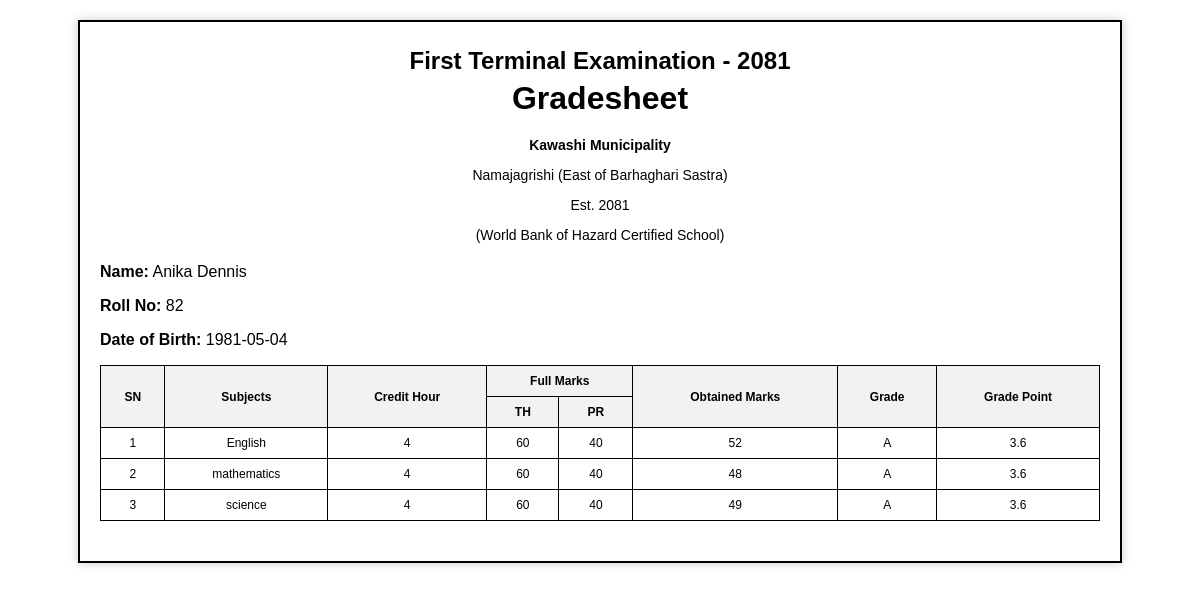
/q34/34marksheet.php?id=6, run on the app's committed database.
### tables this page shows
CREATE TABLE `students` (
  `id` int(11) NOT NULL,
  `name` varchar(255) NOT NULL,
  `course_id` int(11) NOT NULL,
  `fee` decimal(10,2) NOT NULL,
  `rollno` int(11) NOT NULL,
  `phone` varchar(10) NOT NULL,
  `address` text DEFAULT NULL,
  `dob` date NOT NULL,
  `status` tinyint(1) NOT NULL DEFAULT 0,
  `created_at` datetime DEFAULT current_timestamp(),
  `updated_at` datetime DEFAULT NULL ON UPDATE current_timestamp()
);

CREATE TABLE `marks` (
  `id` int(11) NOT NULL,
  `rollno` int(11) DEFAULT NULL,
  `english` int(11) DEFAULT NULL,
  `science` int(11) DEFAULT NULL,
  `mathematics` int(11) DEFAULT NULL
);

### q34/34marksheet.php (the view, shortened to what this page needs)
<!DOCTYPE html>
<html lang="en">
<head>
</head>
<body>
    <?php
    if(isset($_GET['id'])) {
        $student_id = $_GET['id'];
        $conn = new mysqli('localhost', 'root', '', 'q33');
        $student_query = "SELECT * FROM students WHERE id = $student_id";
        $student_result = mysqli_query($conn, $student_query);
        $student = mysqli_fetch_assoc($student_result);
        $marks_query = "SELECT * FROM marks WHERE rollno = $student_id";
        $marks_result = mysqli_query($conn, $marks_query);
        $marks = mysqli_fetch_assoc($marks_result);
        function grade($marks) {
            $total_marks = $marks + 35;
            if($total_marks >= 90) {
                $grade = 'A+';
                $grade_point = 4.0;
            } elseif($total_marks >= 80) {
                $grade = 'A';
                $grade_point = 3.6;
            } elseif($total_marks >= 70) {
                $grade = 'B+';
                $grade_point = 3.2;
            } else {
                $grade = 'B';
                $grade_point = 2.8;
            }
            return array($total_marks, $grade, $grade_point);
        }
    ?>
    <div class="container">
        <div class="header">
            <h2>First Terminal Examination - 2081</h2>
            <h1>Gradesheet</h1>
        </div>
        <div class="school-details">
            <p><strong>Kawashi Municipality</strong></p>
            <p>Namajagrishi (East of Barhaghari Sastra)</p>
            <p>Est. 2081</p>
            <p>(World Bank of Hazard Certified School)</p>
        </div>
        <div>
            <p><strong>Name:</strong> <?php echo $student['name']; ?></p>
            <p><strong>Roll No:</strong> <?php echo $student['rollno']; ?></p>
            <p><strong>Date of Birth:</strong> <?php echo $student['dob']; ?></p>
        </div>
        <div class="gradesheet">
            <table class="table-container">
                <tr>
                    <th rowspan="2">SN</th>
                    <th rowspan="2">Subjects</th>
                    <th rowspan="2">Credit Hour</th>
                    <th colspan="2">Full Marks</th>
                    <th rowspan="2">Obtained Marks</th>
                    <th rowspan="2">Grade</th>
                    <th rowspan="2">Grade Point</th>
                </tr>
                <tr>
                    <th>TH</th>
                    <th>PR</th>
                </tr>
                <tr>
                <?php
                $sn = 1;
                $grade_info = grade($marks['english']);
                ?>
                    <td><?php echo $sn++; ?></td>
                    <td>English</td>
                    <td>4</td>
                    <td>60</td>
                    <td>40</td>
                    <td><?php echo $marks['english']; ?></td>
                    <td><?php echo $grade_info[1]; ?></td>
                    <td><?php echo $grade_info[2]; ?></td>
                </tr>
                <?php
                $grade_info = grade($marks['mathematics']);
                ?>
                    <td><?php echo $sn++; ?></td>
                    <td>mathematics</td>
                    <td>4</td>
                    <td>60</td>
                    <td>40</td>
                    <td><?php echo $marks['mathematics']; ?></td>
                    <td><?php echo $grade_info[1]; ?></td>
                    <td><?php echo $grade_info[2]; ?></td>
                <?php
                $grade_info = grade($marks['science']);
                ?>
                    <td><?php echo $sn++; ?></td>
                    <td>science</td>
                    <td>4</td>
                    <td>60</td>
                    <td>40</td>
                    <td><?php echo $marks['science']; ?></td>
                    <td><?php echo $grade_info[1]; ?></td>
                    <td><?php echo $grade_info[2]; ?></td>
            </table>
        </div>
    </div>
    <?php } ?>
</body>
</html>

### q34/34marksheet.php (style rules this page uses)
body { font-family: Arial, sans-serif; margin: 0; padding: 0; }
.container { margin: 20px auto; width: 90%; max-width: 1000px; border: 2px solid #000; padding: 20px; box-shadow: 0 0 10px #ccc; }
.header { text-align: center; margin-bottom: 20px; }
h1, h2 { margin: 5px; }
.school-details { text-align: center; font-size: 14px; margin-bottom: 20px; }
.table-container { width: 100%; border-collapse: collapse; text-align: center; margin-top: 10px; }
.table-container th, .table-container td { border: 1px solid #000; padding: 8px; font-size: 12px; }
.table-container th { background-color: #f2f2f2; }
.gradesheet { margin-bottom: 20px; }

### data on the page
students: name "Anika Dennis", rollno "82", dob "1981-05-04"
marks: english "52", english "A", english "3.6", mathematics "48", mathematics "A", mathematics "3.6", science "49", science "A", science "3.6"

### other printed values
$sn++ "1"
$sn++ "2"
$sn++ "3"
